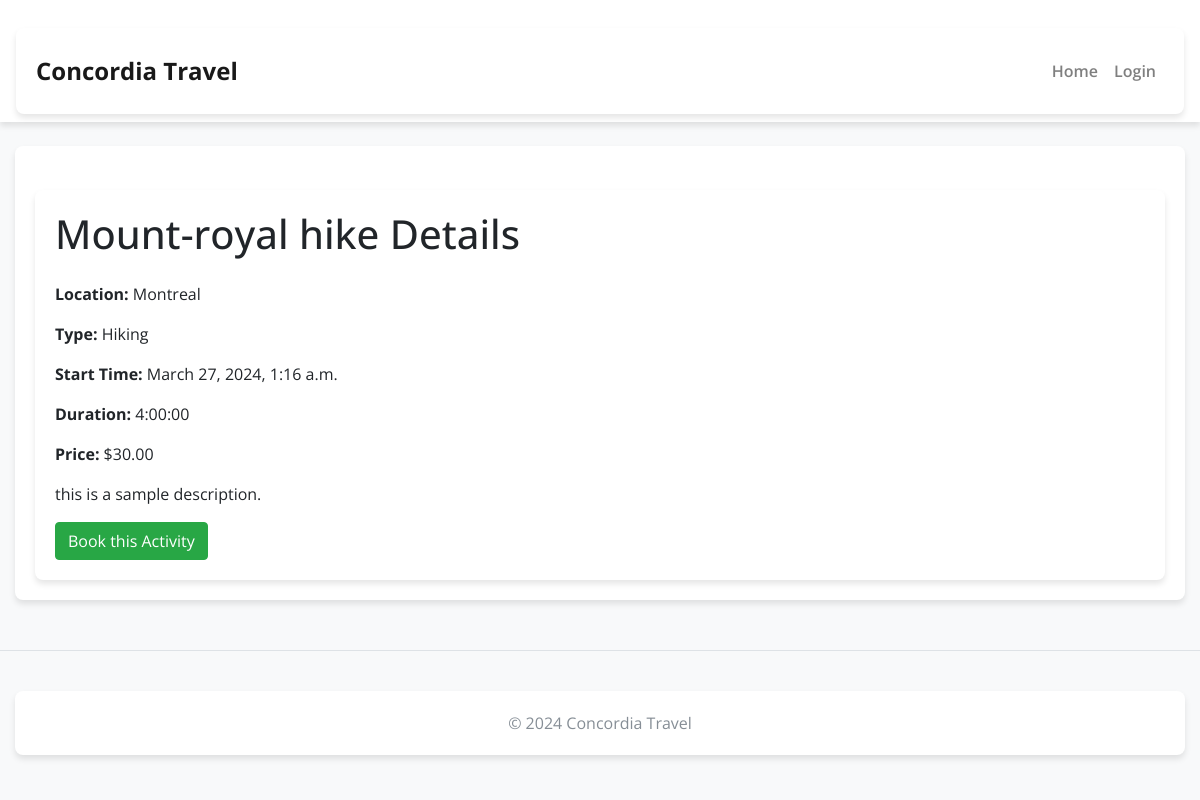
/packages/activities/2/, run on the app's committed database.
### packages/models.py (models this page shows, shortened)
class Activity(models.Model):
    name = models.CharField(max_length=100)
    location = models.CharField(max_length=100)
    type = models.CharField(max_length=50)  # E.g., sightseeing, hiking, etc.
    start_time = models.DateTimeField()
    duration = models.DurationField()
    price = models.DecimalField(max_digits=10, decimal_places=2)
    description = models.TextField(blank=True, null=True)  # Allows for an optional description

### packages/views.py (the view)
# urls.py: path('activities/<int:pk>/', views.activity_detail, name='activity_detail'),
def activity_detail(request, pk):
    activity = get_object_or_404(Activity, pk=pk)
    return render(request, 'packages/activity_detail.html', {'activity': activity})

### packages/templates/packages/activity_detail.html (shortened to what this page needs)
{% extends 'packages/base.html' %}
{% block content %}
<div class="container mt-4">
    <h1 class="mb-4">{{ activity.name }} Details</h1>
    <p><strong>Location:</strong> {{ activity.location }}</p>
    <p><strong>Type:</strong> {{ activity.type }}</p>
    <p><strong>Start Time:</strong> {{ activity.start_time }}</p>
    <p><strong>Duration:</strong> {{ activity.duration }}</p>
    <p><strong>Price:</strong> ${{ activity.price }}</p>
    <p>{{ activity.description }}</p>
    <form action="{% url 'book_activity' activity.pk %}" method="post">
      <button type="submit" class="btn btn-success">Book this Activity</button>
    </form>
</div>
{% endblock %}

### packages/templates/packages/base.html (style rules this page uses)
body { font-family: 'Open Sans', sans-serif; background-color: #f8f9fa; }
.container { background-color: #ffffff; box-shadow: 0 4px 6px rgba(0, 0, 0, 0.1); border-radius: 8px; padding: 20px; margin-top: 20px; }

### data on the page
Activity: name "Mount-royal hike", location "Montreal", type "Hiking", start_time "March 27, 2024, 1:16 a.m.", duration "4:00:00", price "30.00", description "this is a sample description."
